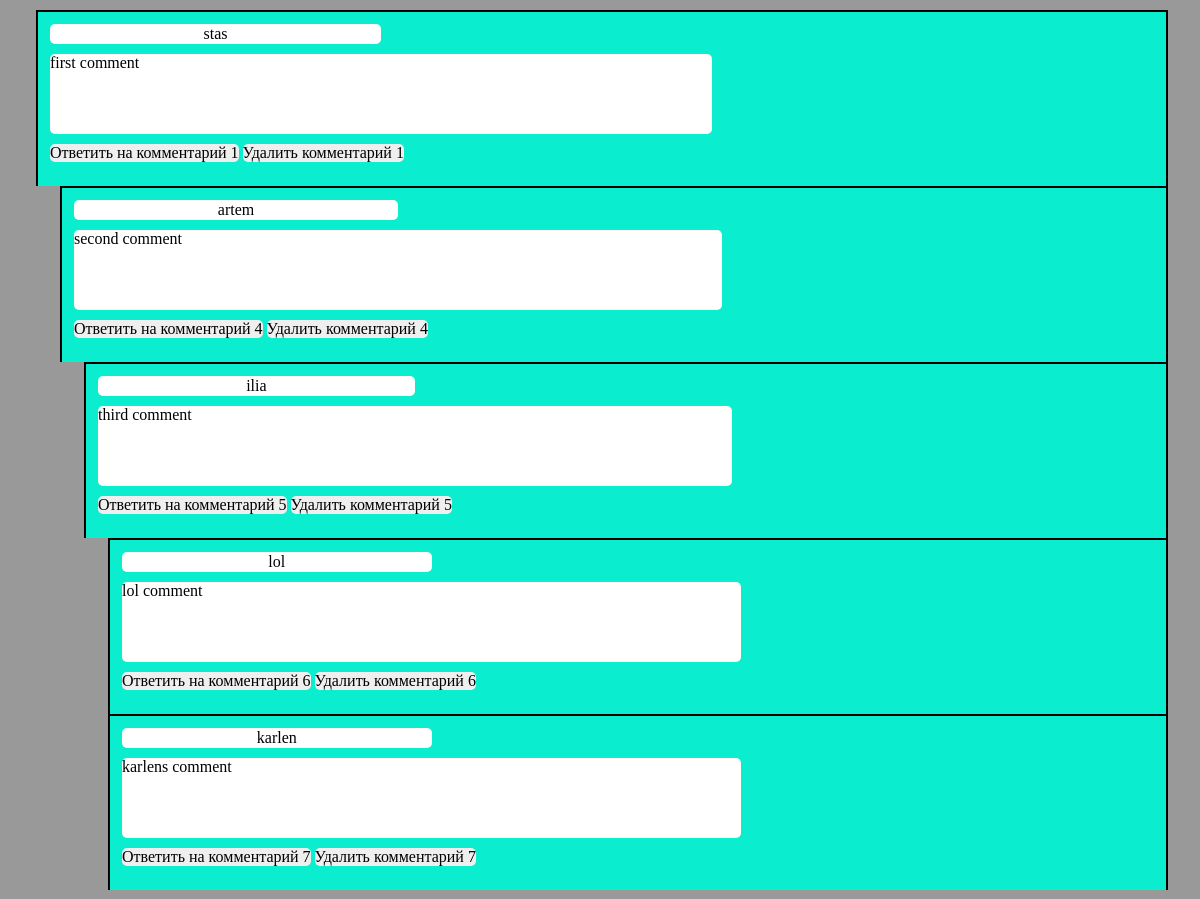
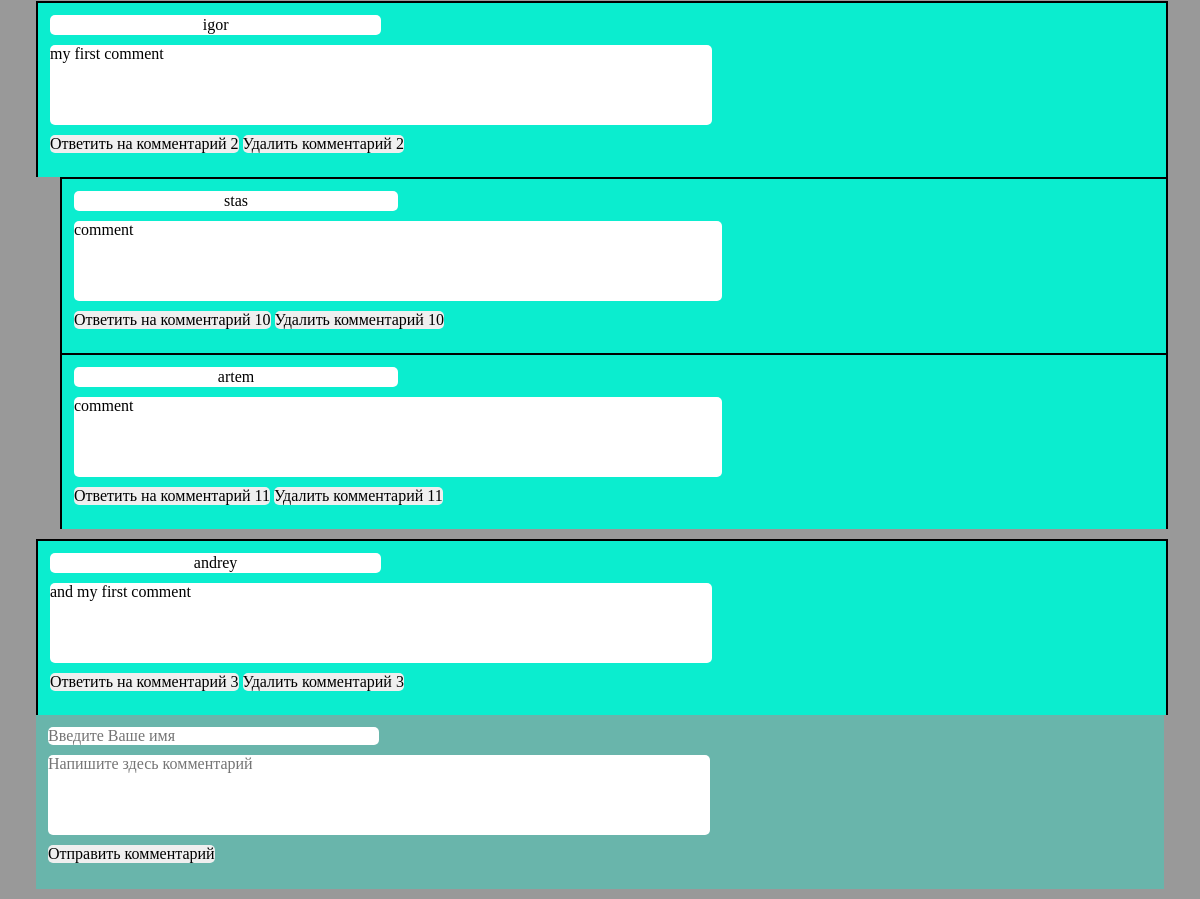
The page / on the database its author committed (2 pictures, top to bottom).
### tables this page shows
CREATE TABLE IF NOT EXISTS `comments` (
  `id` int(11) NOT NULL,
  `author` varchar(40) NOT NULL,
  `text` varchar(200) NOT NULL,
  `pid` int(11) NOT NULL
);

### commentsClass.php (the view, shortened to what this page needs)
<?php
class Comments {
  public function query($id, $i, $pid) {
    $query   = "select * from comments where pid = $id;";
    $result = mysql_query($query);
    while ($row = mysql_fetch_row($result)) {
      $id     = $row[0];
      $author = $row[1];
      $text   = $row[2];
      $temp = $pid;
      $pid    = $row[3];
        if ($temp != $pid) {
        $i++;
      }
        echo<<<EOT
        <div class="show_comments$i">
          <div class="author">$author</div>
          <div class="text">$text</div>
          <button id=$id class=$i>Ответить на комментарий $id</button>
          <button id=$id class="drop">Удалить комментарий $id</button>
        </div> <form name="comment" method="post" class="add_comment" id="add_$id">
          <input type="text" name="author" placeholder="Введите Ваше имя"><br>
          <textarea name="text" cols="30" rows="8" placeholder="Напишите здесь комментарий"></textarea><br>
          <input type="text" name="pid" value=$id class="hide">
          <button type="submit">Отправить комментарий</button>
        </form>
EOT;
        Comments::query($id, $i, $pid);
    }
  }
}
 ?>

### index.php (shortened to what this page needs)
<?php
require_once 'commentsClass.php';
$comment = new Comments();
$comment->add_comment();
$comment->query(0,0,1);
 ?>
 <!DOCTYPE html>
 <html>
 <head>
  <link rel="stylesheet" href="css/index.css">
 </head>
 <body>
  <div class="wrepper">
    <form name="comment" method="post" action="<?php echo $_SERVER['PHP_SELF']; ?>" class="add_comment" id="const">
      <input type="text" name="author" placeholder="Введите Ваше имя"><br>
      <textarea name="text" cols="30" rows="8" placeholder="Напишите здесь комментарий"></textarea><br>
      <button type="submit" onfocus="this.blur();">Отправить комментарий</button>
    </form>
  </div>
 </body>
 </html>

### css/index.css (style rules this page uses)
* { vertical-align: baseline; font-weight: inherit; font-family: inherit; font-style: inherit; font-size: 100%; border: 0 none; outline: 0; padding: 0; margin: 0; }
body { width: 100%; background-color: #999; }
.add_comment { width: 92%; margin: auto; margin-bottom: 10px; padding: 1%; line-height: 26px; height: 150px; background-color: #69b5ab; }
.add_comment input { width: 30%; border-radius: 5px; }
.add_comment button { margin-top: 10px; border-radius: 5px; }
.add_comment textarea { resize: none; width: 60%; height: 80px; margin-top: 10px; border-radius: 5px; }
.show_comments1 { margin: 0 4% 0 3%; margin-top: 10px; padding: 1%; width: 92%; height: 150px; background-color: #0bedcf; border-top: 2px solid black; border-right: 2px solid black; border-left: 2px solid black; }
.author { width: 30%; height: 20px; line-height: 20px; background-color: white; text-align: center; border-radius: 5px; }
.text { border-radius: 5px; margin-top: 10px; width: 60%; height: 80px; background-color: white; }
button { margin-top: 10px; border-radius: 5px; }
.show_comments2 { margin: 0 4% 0 5%; padding: 1%; width: 90%; height: 150px; background-color: #0bedcf; border-top: 2px solid black; border-right: 2px solid black; border-left: 2px solid black; }
.show_comments3 { margin: 0 4% 0 7%; padding: 1%; width: 88%; height: 150px; background-color: #0bedcf; border-top: 2px solid black; border-right: 2px solid black; border-left: 2px solid black; }
.show_comments4 { margin: 0 4% 0 9%; padding: 1%; width: 86%; height: 150px; background-color: #0bedcf; border-top: 2px solid black; border-right: 2px solid black; border-left: 2px solid black; }

### rows shown on the page
comments: author "stas", text "first comment", id "1"
comments: author "artem", text "second comment", id "4"
comments: author "ilia", text "third comment", id "5"
comments: author "lol", text "lol comment", id "6"
comments: author "karlen", text "karlens comment", id "7"
comments: author "igor", text "my first comment", id "2"
comments: author "stas", text "comment", id "10"
comments: author "artem", text "comment", id "11"
comments: author "andrey", text "and my first comment", id "3"
